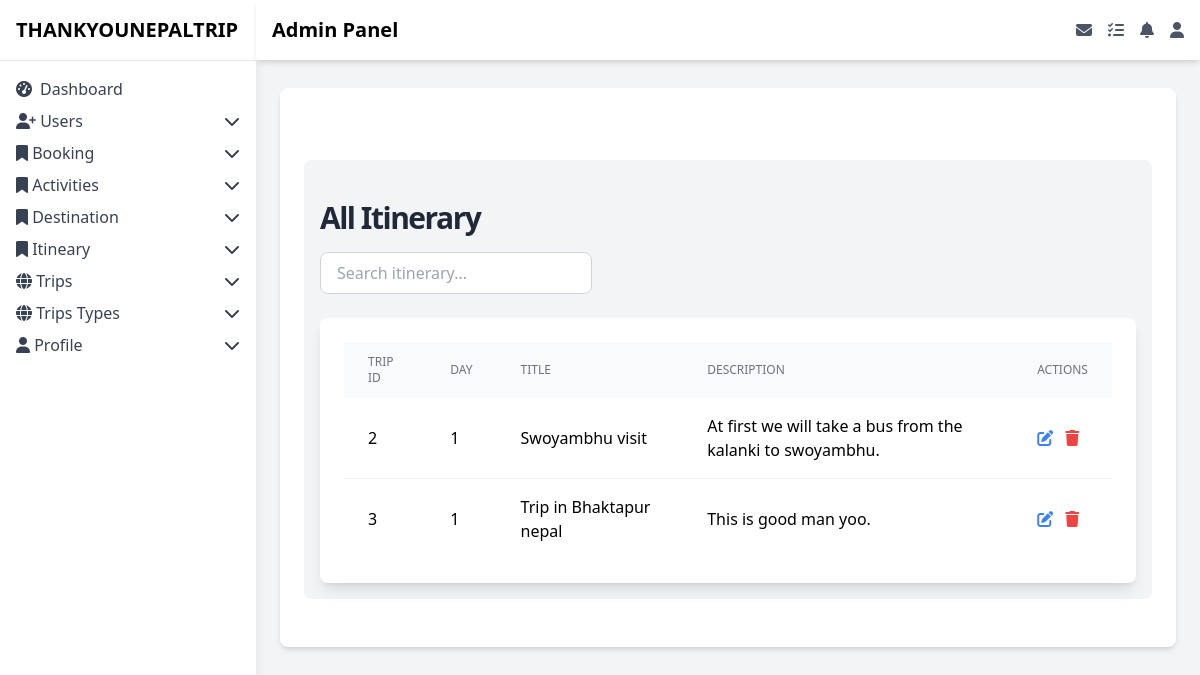
Page /admin/allitinerary.php on the committed database.
### tables this page shows
CREATE TABLE `itinerary` (
  `itinerary_id` int(11) NOT NULL,
  `tripid` int(11) NOT NULL,
  `day_number` int(11) NOT NULL,
  `title` varchar(100) NOT NULL,
  `description` text NOT NULL
);

### admin/allitinerary.php (the view, shortened to what this page needs)
<?php
require 'frontend/connection.php';
$stmt = $conn->prepare("SELECT * FROM itinerary ORDER BY tripid, day_number");
$stmt->execute();
$result = $stmt->get_result();
?>
<!DOCTYPE html>
<html lang="en">
<head>
    <script src="https://cdn.tailwindcss.com"></script>
    <link href="https://cdnjs.cloudflare.com/ajax/libs/font-awesome/6.5.1/css/all.min.css" rel="stylesheet">
</head>
<body class="bg-gray-100 font-sans leading-normal tracking-normal">
    <div class="flex h-screen">
        <?php
        include("frontend/asidebar.php");
        ?>
        <div class="ml-64 p-6 w-[84%] mx-auto mt-16">
            <div class="bg-white shadow-md rounded-lg p-6">
                <h1 class="text-2xl font-bold mb-4"><br></h1>
                <div class="bg-gray-100 p-4 rounded-lg mb-6">
                    <h2 class="text-3xl font-bold text-gray-800 mt-6 tracking-tighter">All Itinerary</h2>
                    <div class="mt-4 mb-6">
                        <input type="text" id="searchInput" placeholder="Search itinerary..."
                            class="w-full md:w-1/3 px-4 py-2 border border-gray-300 rounded-lg focus:outline-none focus:ring-2 focus:ring-green-500">
                    </div>
                    <div class="bg-white p-6 rounded-lg shadow-lg overflow-x-auto">
                        <table class="min-w-full" id="userTable">
                            <thead>
                                <tr class="bg-gray-50">
                                    <th class="px-6 py-3 text-left text-xs font-medium text-gray-500 uppercase">
                                        Trip ID</th>
                                    <th class="px-6 py-3 text-left text-xs font-medium text-gray-500 uppercase">
                                        Day</th>
                                    <th class="px-6 py-3 text-left text-xs font-medium text-gray-500 uppercase">
                                        Title</th>
                                    <th class="px-6 py-3 text-left text-xs font-medium text-gray-500 uppercase">
                                        Description</th>
                                    <th class="px-6 py-3 text-left text-xs font-medium text-gray-500 uppercase">
                                        Actions</th>
                                </tr>
                            </thead>
                            <tbody class="divide-y divide-gray-100">
                            <?php
                            if ($result->num_rows > 0) {
                                while ($items = $result->fetch_assoc()) {
                                    ?>
                                    <tr>
                                        <td class="px-6 py-4"><?php echo htmlspecialchars($items["tripid"]); ?></td>
                                        <td class="px-6 py-4"><?php echo htmlspecialchars($items["day_number"]); ?></td>
                                        <td class="px-6 py-4"><?php echo htmlspecialchars($items["title"]); ?></td>
                                        <td class="px-6 py-4"><?php echo htmlspecialchars(substr($items["description"], 0, 100)) . (strlen($items["description"]) > 100 ? '...' : ''); ?></td>
                                        <td class="px-6 py-4">
                                            <a href="edititinerary.php?id=<?php echo $items['itinerary_id']; ?>"
                                               class="text-blue-500 hover:text-blue-700 mr-2" title="Edit">
                                                <i class="fas fa-edit"></i>
                                            </a>
                                            <form method="post" style="display:inline;" action="allitinerary.php">
                                                <button type="submit" name="delete_item"
                                                        class="text-red-500 hover:text-red-700" title="Delete">
                                                    <i class="fas fa-trash"></i>
                                                </button>
                                            </form>
                                        </td>
                                    </tr>
                                <?php }
                            }
                            ?>
                            </tbody>
                        </table>
                    </div>
                </div>
            </div>
        </div>
    </div>
</body>
</html>

### rows in the picture
itinerary: tripid "2", day_number "1", title "Swoyambhu visit", description "At first we will take a bus from the kalanki to swoyambhu."
itinerary: tripid "3", day_number "1", title "Trip in Bhaktapur nepal", description "This is good man yoo."
